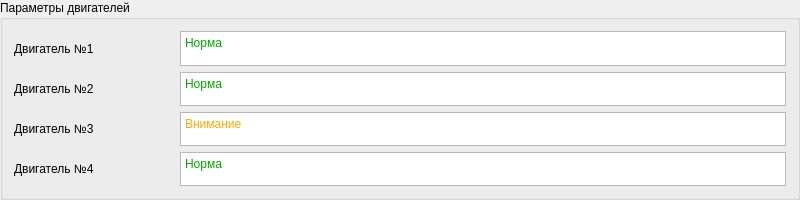
                <widget class="QGroupBox" name="groupBox_8">
                 <property name="sizePolicy">
                  <sizepolicy hsizetype="Expanding" vsizetype="Expanding">
                   <horstretch>0</horstretch>
                   <verstretch>0</verstretch>
                  </sizepolicy>
                 </property>
                 <property name="minimumSize">
                  <size>
                   <width>800</width>
                   <height>185</height>
                  </size>
                 </property>
                 <property name="maximumSize">
                  <size>
                   <width>16777215</width>
                   <height>200</height>
                  </size>
                 </property>
                 <property name="title">
                  <string>Параметры двигателей</string>
                 </property>
                 <layout class="QVBoxLayout" name="verticalLayout_10">
                  <item>
                   <layout class="QHBoxLayout" name="horizontalLayout_25">
                    <item>
                     <widget class="QLabel" name="label_19">
                      <property name="minimumSize">
                       <size>
                        <width>160</width>
                        <height>0</height>
                       </size>
                      </property>
                      <property name="text">
                       <string>Двигатель №1</string>
                      </property>
                     </widget>
                    </item>
                    <item>
                     <widget class="QTextEdit" name="textEdit_8">
                      <property name="html">
                       <string>&lt;!DOCTYPE HTML PUBLIC &quot;-//W3C//DTD HTML 4.0//EN&quot; &quot;http://www.w3.org/TR/REC-html40/strict.dtd&quot;&gt;
&lt;html&gt;&lt;head&gt;&lt;meta name=&quot;qrichtext&quot; content=&quot;1&quot; /&gt;&lt;meta charset=&quot;utf-8&quot; /&gt;&lt;style type=&quot;text/css&quot;&gt;
p, li { white-space: pre-wrap; }
hr { height: 1px; border-width: 0; }
li.unchecked::marker { content: &quot;\2610&quot;; }
li.checked::marker { content: &quot;\2612&quot;; }
&lt;/style&gt;&lt;/head&gt;&lt;body style=&quot; font-family:'Segoe UI'; font-size:9pt; font-weight:400; font-style:normal;&quot;&gt;
&lt;p style=&quot; margin-top:0px; margin-bottom:0px; margin-left:0px; margin-right:0px; -qt-block-indent:0; text-indent:0px;&quot;&gt;&lt;span style=&quot; color:#00aa00;&quot;&gt;Норма&lt;/span&gt;&lt;/p&gt;&lt;/body&gt;&lt;/html&gt;</string>
                      </property>
                     </widget>
                    </item>
                   </layout>
                  </item>
                  <item>
                   <layout class="QHBoxLayout" name="horizontalLayout_26">
                    <item>
                     <widget class="QLabel" name="label_20">
                      <property name="minimumSize">
                       <size>
                        <width>160</width>
                        <height>0</height>
                       </size>
                      </property>
                      <property name="text">
                       <string>Двигатель №2</string>
                      </property>
                     </widget>
                    </item>
                    <item>
                     <widget class="QTextEdit" name="textEdit_9">
                      <property name="html">
                       <string>&lt;!DOCTYPE HTML PUBLIC &quot;-//W3C//DTD HTML 4.0//EN&quot; &quot;http://www.w3.org/TR/REC-html40/strict.dtd&quot;&gt;
&lt;html&gt;&lt;head&gt;&lt;meta name=&quot;qrichtext&quot; content=&quot;1&quot; /&gt;&lt;meta charset=&quot;utf-8&quot; /&gt;&lt;style type=&quot;text/css&quot;&gt;
p, li { white-space: pre-wrap; }
hr { height: 1px; border-width: 0; }
li.unchecked::marker { content: &quot;\2610&quot;; }
li.checked::marker { content: &quot;\2612&quot;; }
&lt;/style&gt;&lt;/head&gt;&lt;body style=&quot; font-family:'Segoe UI'; font-size:9pt; font-weight:400; font-style:normal;&quot;&gt;
&lt;p style=&quot; margin-top:0px; margin-bottom:0px; margin-left:0px; margin-right:0px; -qt-block-indent:0; text-indent:0px;&quot;&gt;&lt;span style=&quot; color:#00aa00;&quot;&gt;Норма&lt;/span&gt;&lt;/p&gt;&lt;/body&gt;&lt;/html&gt;</string>
                      </property>
                     </widget>
                    </item>
                   </layout>
                  </item>
                  <item>
                   <layout class="QHBoxLayout" name="horizontalLayout_27">
                    <item>
                     <widget class="QLabel" name="label_21">
                      <property name="minimumSize">
                       <size>
                        <width>160</width>
                        <height>0</height>
                       </size>
                      </property>
                      <property name="text">
                       <string>Двигатель №3</string>
                      </property>
                     </widget>
                    </item>
                    <item>
                     <widget class="QTextEdit" name="textEdit_10">
                      <property name="html">
                       <string>&lt;!DOCTYPE HTML PUBLIC &quot;-//W3C//DTD HTML 4.0//EN&quot; &quot;http://www.w3.org/TR/REC-html40/strict.dtd&quot;&gt;
&lt;html&gt;&lt;head&gt;&lt;meta name=&quot;qrichtext&quot; content=&quot;1&quot; /&gt;&lt;meta charset=&quot;utf-8&quot; /&gt;&lt;style type=&quot;text/css&quot;&gt;
p, li { white-space: pre-wrap; }
hr { height: 1px; border-width: 0; }
li.unchecked::marker { content: &quot;\2610&quot;; }
li.checked::marker { content: &quot;\2612&quot;; }
&lt;/style&gt;&lt;/head&gt;&lt;body style=&quot; font-family:'Segoe UI'; font-size:9pt; font-weight:400; font-style:normal;&quot;&gt;
&lt;p style=&quot; margin-top:0px; margin-bottom:0px; margin-left:0px; margin-right:0px; -qt-block-indent:0; text-indent:0px;&quot;&gt;&lt;span style=&quot; color:#ffaa00;&quot;&gt;Внимание&lt;/span&gt;&lt;/p&gt;&lt;/body&gt;&lt;/html&gt;</string>
                      </property>
                     </widget>
                    </item>
                   </layout>
                  </item>
                  <item>
                   <layout class="QHBoxLayout" name="horizontalLayout_28">
                    <item>
                     <widget class="QLabel" name="label_22">
                      <property name="minimumSize">
                       <size>
                        <width>160</width>
                        <height>0</height>
                       </size>
                      </property>
                      <property name="text">
                       <string>Двигатель №4</string>
                      </property>
                     </widget>
                    </item>
                    <item>
                     <widget class="QTextEdit" name="textEdit_11">
                      <property name="html">
                       <string>&lt;!DOCTYPE HTML PUBLIC &quot;-//W3C//DTD HTML 4.0//EN&quot; &quot;http://www.w3.org/TR/REC-html40/strict.dtd&quot;&gt;
&lt;html&gt;&lt;head&gt;&lt;meta name=&quot;qrichtext&quot; content=&quot;1&quot; /&gt;&lt;meta charset=&quot;utf-8&quot; /&gt;&lt;style type=&quot;text/css&quot;&gt;
p, li { white-space: pre-wrap; }
hr { height: 1px; border-width: 0; }
li.unchecked::marker { content: &quot;\2610&quot;; }
li.checked::marker { content: &quot;\2612&quot;; }
&lt;/style&gt;&lt;/head&gt;&lt;body style=&quot; font-family:'Segoe UI'; font-size:9pt; font-weight:400; font-style:normal;&quot;&gt;
&lt;p style=&quot; margin-top:0px; margin-bottom:0px; margin-left:0px; margin-right:0px; -qt-block-indent:0; text-indent:0px;&quot;&gt;&lt;span style=&quot; color:#00aa00;&quot;&gt;Норма&lt;/span&gt;&lt;/p&gt;&lt;/body&gt;&lt;/html&gt;</string>
                      </property>
                     </widget>
                    </item>
                   </layout>
                  </item>
                 </layout>
                </widget>
